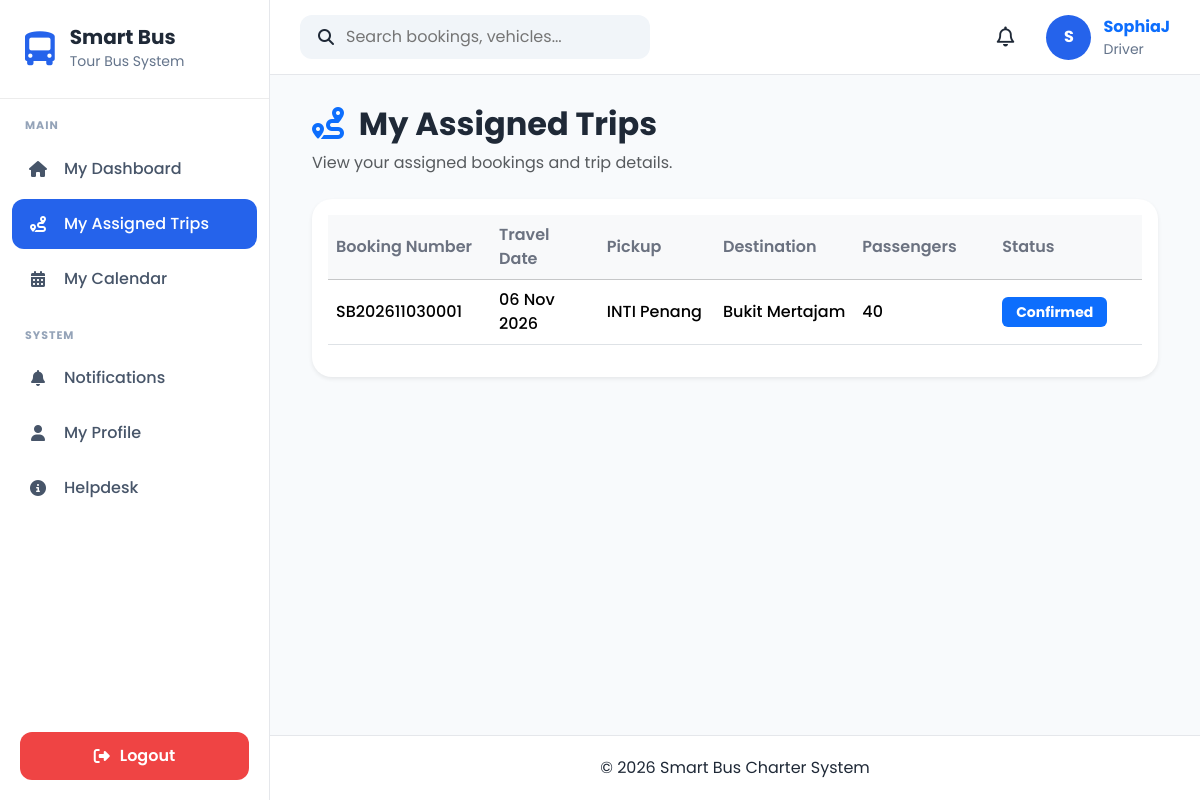
/bookings/driver-trips/ (signed in), run on an earlier commit of the app's database.
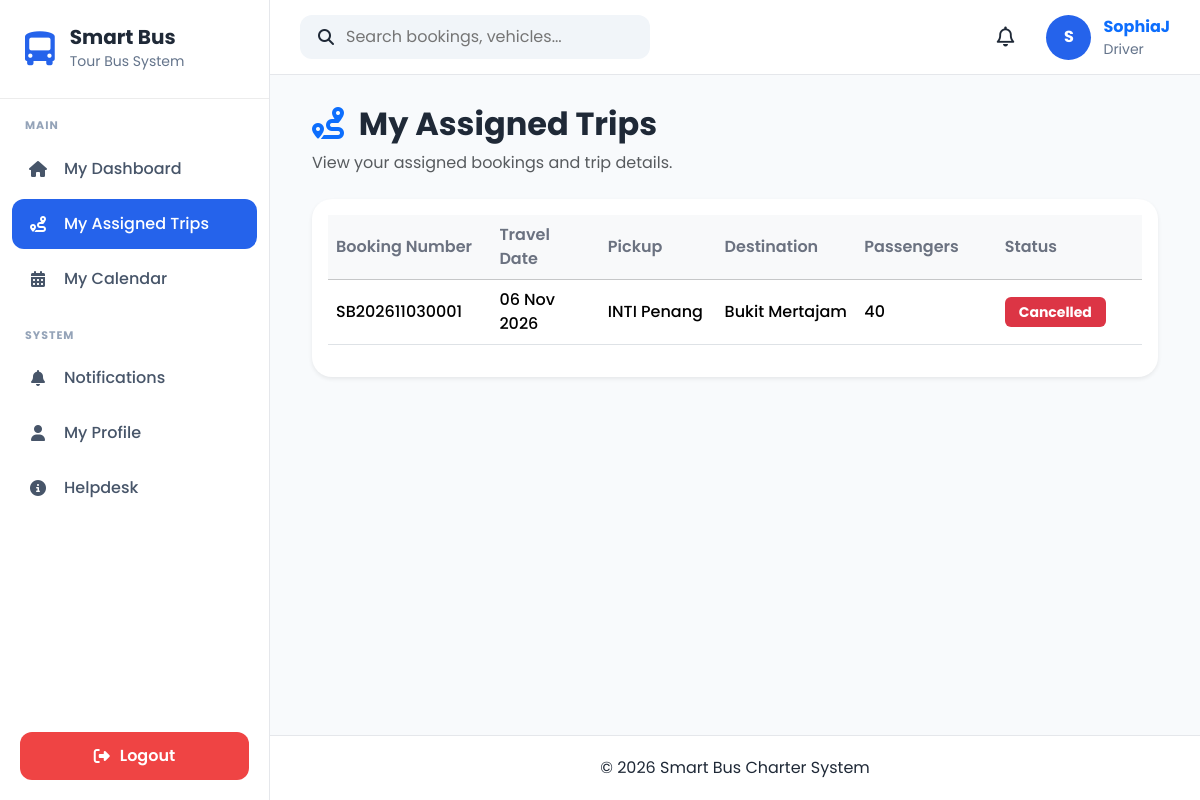
And on a later commit of the database.
### apps/bookings/models.py (models this page shows, shortened)
class Booking(models.Model):
    STATUS_CHOICES = [
        ("Pending", "Pending"),
        ("Confirmed", "Confirmed"),
        ("Completed", "Completed"),
        ("Cancelled", "Cancelled"),
    ]
    PAYMENT_CHOICES = [
        ("Pending", "Pending"),
        ("Paid", "Paid"),
        ("Refunded", "Refunded"),
    ]
    booking_number = models.CharField(
        max_length=20,
        unique=True,
        blank=True,
    )
    customer = models.ForeignKey(
        Customer,
        on_delete=models.CASCADE,
        related_name="bookings",
    )
    vehicle = models.ForeignKey(
        Vehicle,
            on_delete=models.PROTECT,
            related_name="bookings",
            null=True,
            blank=True,
        )
    driver = models.ForeignKey(
            Driver,
            on_delete=models.PROTECT,
            related_name="bookings",
            null=True,
            blank=True,
        )
    pickup_location = models.CharField(max_length=150)
    destination = models.CharField(max_length=150)
    travel_date = models.DateField()
    departure_time = models.TimeField()
    return_date = models.DateField(
        blank=True,
        null=True,
    )
    passenger_count = models.PositiveIntegerField(
        validators=[
            MinValueValidator(1),
            MaxValueValidator(42),
        ],
        help_text="Maximum 42 passengers. Two seats are reserved for the tour guide and additional driver.",
    )
    total_price = models.DecimalField(
        max_digits=10,
        decimal_places=2,
        default=0,
    )
    booking_status = models.CharField(
        max_length=20,
        choices=STATUS_CHOICES,
        default="Pending",
    )
    payment_status = models.CharField(
        max_length=20,
        choices=PAYMENT_CHOICES,
        default="Pending",
    )
    approval_time = models.DateTimeField(
        null=True,
        blank=True,
        help_text="Date and time the booking was approved."
    )
    payment_deadline = models.DateTimeField(
        null=True,
        blank=True,
        help_text="Deadline for completing payment."
    )
    rejection_reason = models.TextField(
        blank=True,
        default="",
        help_text="Reason provided when the booking is rejected."
    )
    travel_reminder_sent_at = models.DateTimeField(
        null=True,
        blank=True,
        help_text="Date and time the travel details email was sent."
    )
    remarks = models.TextField(
        blank=True,
    )
    created_at = models.DateTimeField(
        default=timezone.now,
    )
    updated_at = models.DateTimeField(
        auto_now=True,
    )
    cancelled_at = models.DateTimeField(
        null=True,
        blank=True
    )
    cancellation_charge_percentage = models.DecimalField(
        max_digits=5,
        decimal_places=2,
        default=0
    )
    cancellation_charge = models.DecimalField(
        max_digits=10,
        decimal_places=2,
        default=0
    )
    refund_amount = models.DecimalField(
        max_digits=10,
        decimal_places=2,
        default=0
    )
    refund_status = models.CharField(
        max_length=20,
        choices=[
            ("Not Required", "Not Required"),
            ("Pending", "Pending"),
            ("Partially Refunded", "Partially Refunded"),
            ("Refunded", "Refunded"),
            ("Failed", "Failed"),
        ],
        default="Not Required"
    )
    original_price = models.DecimalField(
        max_digits=10,
        decimal_places=2,
        null=True,
        blank=True
    )
    loyalty_discount = models.DecimalField(
        max_digits=10,
        decimal_places=2,
        default=0
    )
    loyalty_reward = models.ForeignKey(
        "loyalty.LoyaltyReward",
        on_delete=models.SET_NULL,
        null=True,
        blank=True,
        related_name="bookings"
    )
    class Meta:
        ordering = ["-travel_date", "-created_at"]

### apps/bookings/views.py (the view)
# urls.py: path("driver-trips/", views.driver_trips, name="driver_trips"),
@driver_required
def driver_trips(request):
    if request.user.profile.role != "Driver":
        messages.error(
            request,
            "You do not have permission to access assigned trips."
        )
        return redirect("dashboard")
    bookings = Booking.objects.filter(
        driver__user=request.user
    ).select_related(
        "vehicle",
        "driver"
    ).order_by(
        "travel_date",
        "departure_time"
    )
    context = {
        "bookings": bookings,
    }
    return render(
        request,
        "bookings/driver_trips.html",
        context
    )

### apps/accounts/context_processors.py (called while the page is built)
def user_role(request):
    role = None
    if request.user.is_authenticated:
        try:
            role = request.user.profile.role
        except Exception:
            role = None
    return {
        "user_role": role
    }

### apps/notifications/context_processors.py (called while the page is built)
def notification_context(request):
    if not request.user.is_authenticated:
        return {}
    notifications = (
        NotificationRecipient.objects
        .filter(user=request.user)
        .select_related("notification")
        .order_by("-notification__created_at")[:5]
    )
    unread_count = (
        NotificationRecipient.objects
        .filter(
            user=request.user,
            is_read=False
        )
        .count()
    )
    return {
        "navbar_notifications": notifications,
        "unread_notifications": unread_count,
    }

### templates/bookings/driver_trips.html (shortened to what this page needs)
{% extends "layouts/base.html" %}
{% block content %}
<div class="container-fluid">
    <div class="mb-4">
        <h2 class="fw-bold">
            <i class="fa-solid fa-route text-primary me-2"></i>
            My Assigned Trips
        </h2>
        <p class="text-muted">
            View your assigned bookings and trip details.
        </p>
    </div>
    <div class="card border-0 shadow-sm">
        <div class="card-body">
            <div class="table-responsive">
                <table class="table table-hover align-middle">
                    <thead class="table-light">
                        <tr>
                            <th>Booking Number</th>
                            <th>Travel Date</th>
                            <th>Pickup</th>
                            <th>Destination</th>
                            <th>Passengers</th>
                            <th>Status</th>
                        </tr>
                    </thead>
                    <tbody>
                        {% for booking in bookings %}
                        <tr>
                            <td>{{ booking.booking_number }}</td>
                            <td>{{ booking.travel_date|date:"d M Y" }}</td>
                            <td>{{ booking.pickup_location }}</td>
                            <td>{{ booking.destination }}</td>
                            <td>{{ booking.passenger_count }}</td>
                            <td>
                                {% if booking.booking_status == "Completed" %}
                                    <span class="badge bg-success">
                                        Completed
                                    </span>
                                {% elif booking.booking_status == "Confirmed" %}
                                    <span class="badge bg-primary">
                                        Confirmed
                                    </span>
                                {% elif booking.booking_status == "Cancelled" %}
                                    <span class="badge bg-danger">
                                        Cancelled
                                    </span>
                                {% else %}
                                    <span class="badge bg-warning text-dark">
                                        {{ booking.booking_status }}
                                    </span>
                                {% endif %}
                            </td>
                        </tr>
                        {% endfor %}
                    </tbody>
                </table>
            </div>
        </div>
    </div>
</div>
{% endblock %}

What changed in the data, as far as the page shows it:
changed Booking "SB202611030001": booking_status "Confirmed" → "Cancelled"
